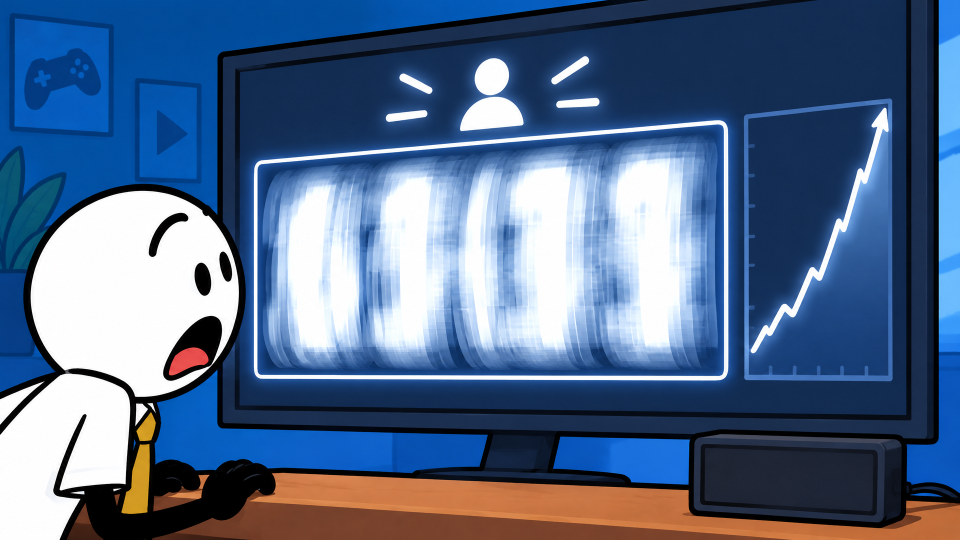
#> input picture film2-assets/section2/28.png, 1920 x 1080 px, found by its file name (shown at 1/2 size)
$ python fix-shots-32-35.py ../section2/28.png
#> lines starting #> are read from the running program, lines starting #| are printed output that depends on the picture; after the words box and inside, x2 and y2 are one past the last pixel; in counts of white or black regions, pixels touching at a corner belong together
# Shots 32-35 monitor fix (LOCAL composite, 0 credits): shot 28's dashboard screen perspective-warped onto the dead monitor.
# usage: python3 -I fix-shots-32-35.py <repo>/film2-assets   (reads discarded/{32..35}-original.png and section2/28.png)
import sys, numpy as np
from PIL import Image, ImageDraw, ImageFilter
A=sys.argv[1]
def homography(src,dst):
    M=[]
    for (x,y),(u,v) in zip(src,dst):
        M.append([x,y,1,0,0,0,-u*x,-u*y]); M.append([0,0,0,x,y,1,-v*x,-v*y])
    h=np.linalg.solve(np.array(M,float),np.array(dst,float).reshape(-1))
    return np.append(h,1).reshape(3,3)
# ---- source: shot 28's screen (inner rim quad TL,TR,BR,BL), face occluder at the left patched with the screen's own dark margin
s28=Image.open(A+"/section2/28.png").convert("RGB"); a=np.asarray(s28).copy()
#> further down, s28 is the input picture: PIL image 1920x1080 RGB; mean R, G, B 83.7, 107.1, 140.5
a[330:745,440:500]=a[330:745,500:504].mean(1,keepdims=True)
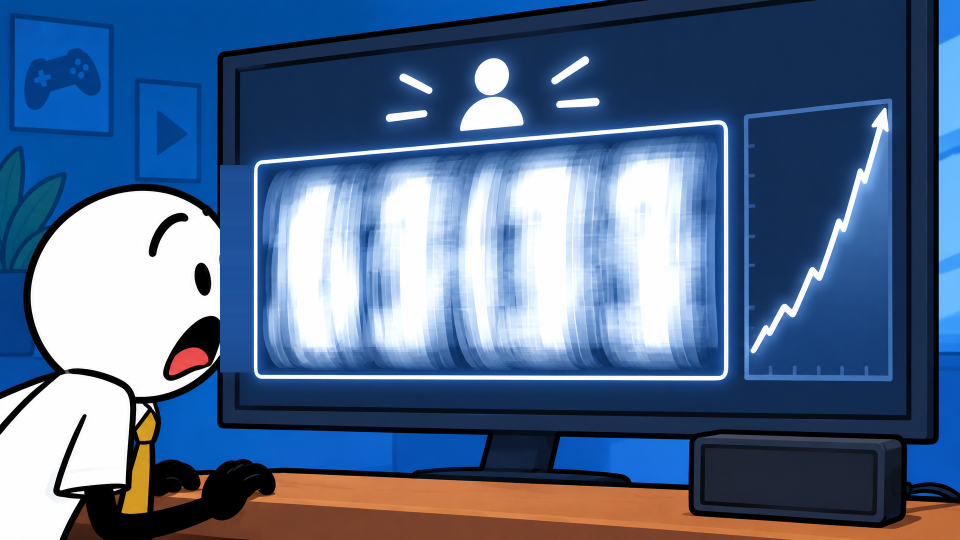
#> a: shape (1080, 1920, 3) (shown at 1/2 size); 1.2% of pixels changed, all inside (x1, y1, x2, y2) = (440, 330, 500, 745)
S28=[(469,141),(1813,46),(1813,830),(1469+0,820)]; S28[3]=(469,820)
src_img=Image.fromarray(a)
# ---- destination monitor screens (inner-rim quads TL,TR,BR,BL, full-frame px; TR/BR extrapolated off-frame, see notes)
DST={32:[(1400,300),(2305,51),(2305,638),(1405,643)],
     33:[(1498,258),(2430,-52),(2430,562),(1512,600)],
     34:[(1478,302),(2257,210),(2257,670),(1486,647)]}
def vis_poly(q): return q
def composite(base,quad,inset=4):
    H=homography(quad,S28)            # dst -> src
    coef=tuple(H.flatten()[:8]/H[2,2])
    warped=src_img.transform(base.size,Image.PERSPECTIVE,coef,Image.BICUBIC)
    # mask: dst quad (supersampled), eroded by `inset` px so the monitor's rim line stays untouched, softly feathered
    m=Image.new("L",(base.width*2,base.height*2),0)
    ImageDraw.Draw(m).polygon([(x*2,y*2) for x,y in quad],fill=255)
    m=m.resize(base.size,Image.LANCZOS).filter(ImageFilter.MinFilter(inset*2+1)).filter(ImageFilter.GaussianBlur(1.2))
    mm=np.asarray(m).astype(float)/255.0
    w=np.asarray(warped).astype(float)
    # morning light: slightly lower the screen's glow, add a faint window reflection toward the upper-left corner
    w=w*0.92
    yy,xx=np.mgrid[0:base.height,0:base.width]
    x0,y0=quad[0]; refl=np.clip(1-((xx-x0)/900.0+(yy-y0)/400.0),0,1)**2*0.10
    w=w*(1-refl[...,None])+np.array([235,240,255])[None,None,:]*refl[...,None]
    b=np.asarray(base).astype(float)
    out=b*(1-mm[...,None])+w*mm[...,None]
    return Image.fromarray(np.clip(out+0.5,0,255).astype(np.uint8))
res={}
for n in (32,33,34):
#> (the run stopped early here; a loop or call above may not have finished)

$ run again, with film2-assets/section2/21.png copied over film2-assets/section2/28.png
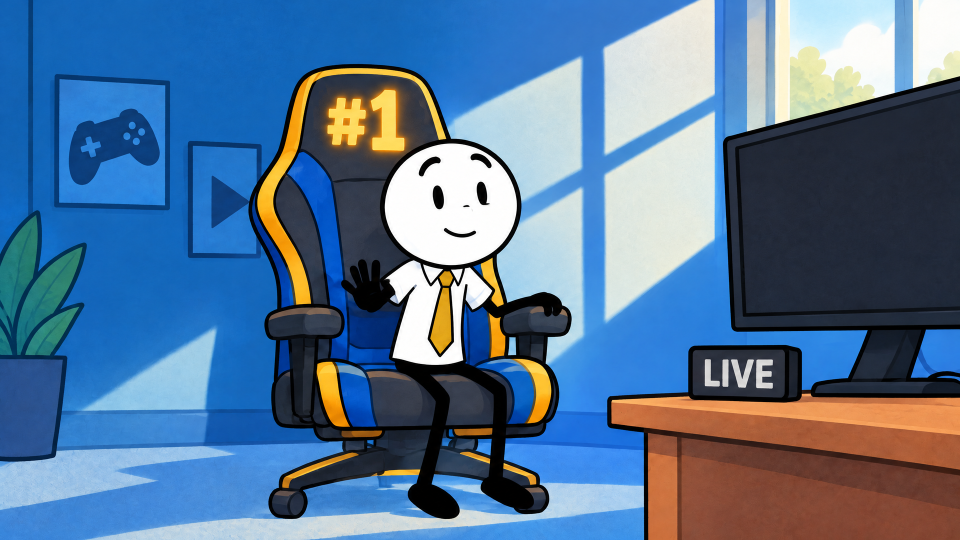
#> input picture film2-assets/section2/21.png, 1920 x 1080 px, found by its file name (shown at 1/2 size)
#> s28 is the input picture: PIL image 1920x1080 RGB; mean R, G, B 85.9, 117.2, 150.1
#> `a[330:745,440:500]=a[330:745,500:504].mean(1,keepdims=True)`:
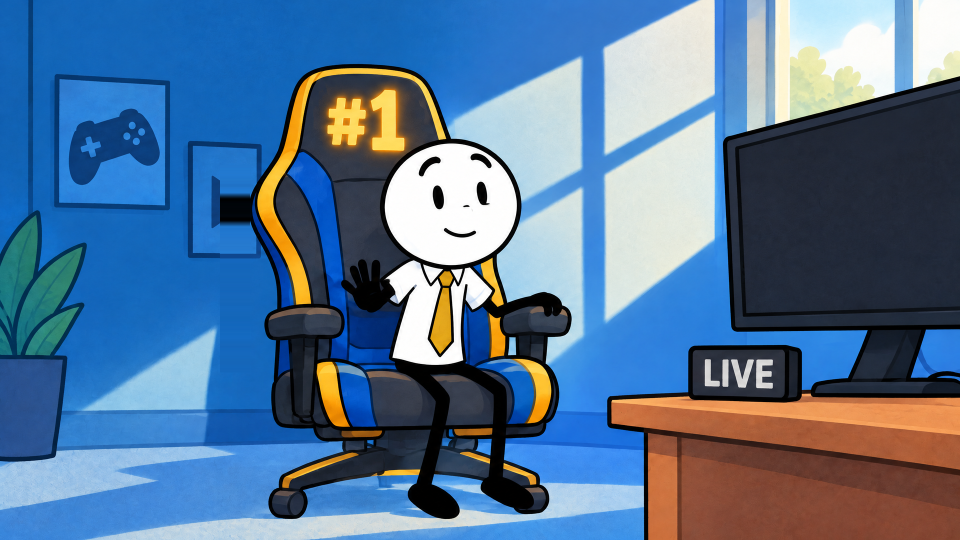
#> a: shape (1080, 1920, 3) (shown at 1/2 size); 1.19% of pixels changed, all inside (x1, y1, x2, y2) = (440, 330, 500, 745)

$ run again, with film2-assets/section2/23.png copied over film2-assets/section2/28.png
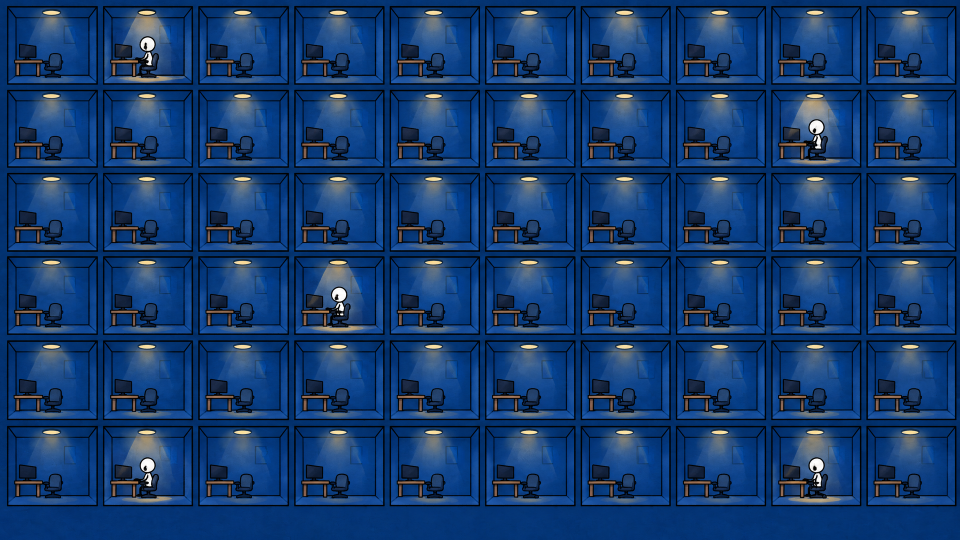
#> input picture film2-assets/section2/23.png, 1920 x 1080 px, found by its file name (shown at 1/2 size)
#> s28 is the input picture: PIL image 1920x1080 RGB; mean R, G, B 20.4, 59.2, 111
#> `a[330:745,440:500]=a[330:745,500:504].mean(1,keepdims=True)`:
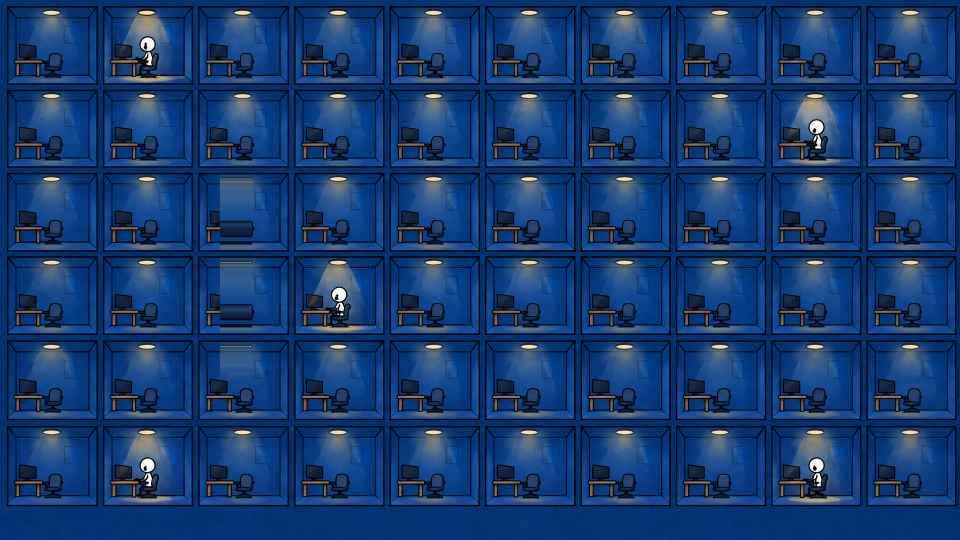
#> a: shape (1080, 1920, 3) (shown at 1/2 size); 1.18% of pixels changed, all inside (x1, y1, x2, y2) = (440, 330, 500, 745)
